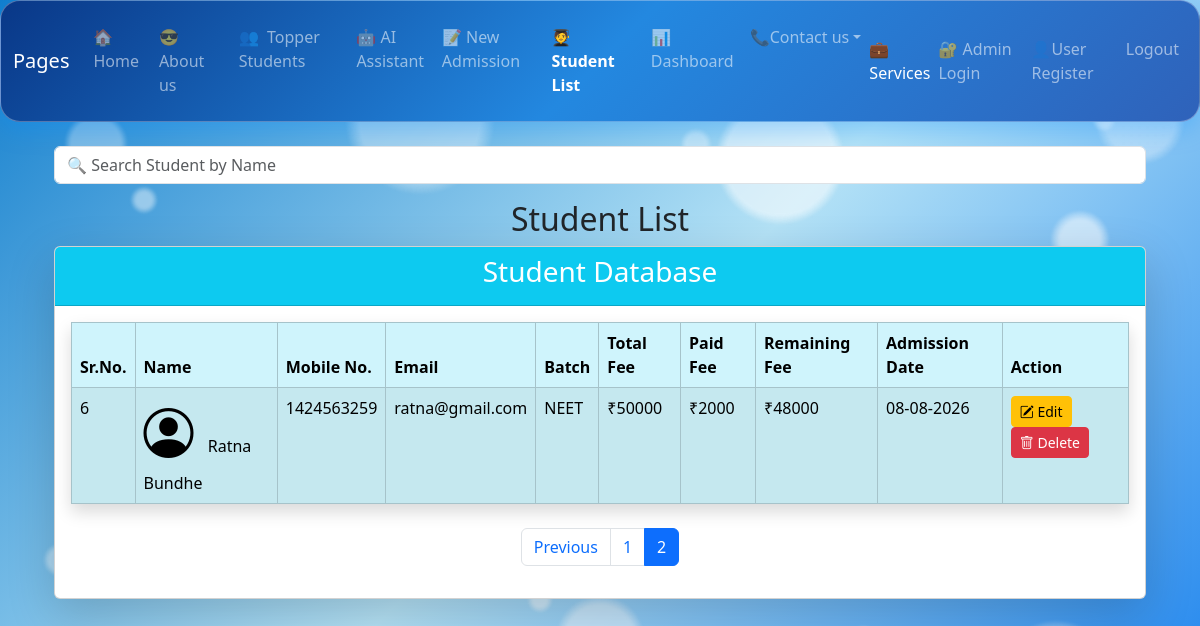
Screenshot of /student_list?page=2&search= (signed in) with the database file from the repository.
### app.py (models this page shows)
class Student(db.Model):
    id = db.Column(db.Integer, primary_key=True)
    name = db.Column(db.String(100), nullable=False)
    phone = db.Column(db.String(15), nullable=False)
    email = db.Column(db.String(100))
    photo = db.Column(db.String(100))
    batch = db.Column(db.String(50), nullable=False)
    total_fee = db.Column(db.Integer, default=0)
    paid_fee = db.Column(db.Integer, default=0)
    admission_date = db.Column(db.DateTime, default=datetime.utcnow)
    @property
    def pending_fee(self):
        return self.total_fee - self.paid_fee

### app.py (the view)
@app.route('/student_list')
def student_list():
    print(session)
    if "user" not in session:
        flash("Please Login First", "warning")
        return redirect(url_for('login'))
    search = request.args.get("search", "")
    page = request.args.get("page", 1, type=int)
    if search:
        students = Student.query.filter(
            Student.name.contains(search)
        ).paginate(
            page=page,
            per_page=5,
            error_out=False
        )
    else:
        students = Student.query.paginate(
            page=page,
            per_page=5,
            error_out=False
        )
    return render_template(
        "student_list.html",
        students=students,
        search=search
    )

### templates/student_list.html (shortened to what this page needs)
{% extends 'base.html' %}
{% block content %}
<div class="container mt-4">
<form method="GET" action="{{ url_for('student_list') }}" class="mb-3">
<div class="input-group">
<input type="text"
name="search"
class="form-control"
placeholder="🔍 Search Student by Name"
value="{{ search if search else '' }}">
</div>
</form>
<h2 class="text-center">Student List</h2>
<div class="card shadow-lg">
<div class="card-header bg-info text-white text-center">
<h3>Student Database</h3>
</div>
<div class="card-body">
<table class="table table-info table-bordered table-striped table-hover shadow">
<thead>
<tr>
<th>Sr.No.</th>
<th>Name</th>
<th>Mobile No.</th>
<th>Email</th>
<th>Batch</th>
<th>Total Fee</th>
<th>Paid Fee</th>
<th>Remaining Fee</th>
<th>Admission Date</th>
<th>Action</th>
</tr>
</thead>
<tbody>
{% for s in students %}
<tr>
<td>{{ (students.page - 1) * students.per_page + loop.index }}</td>
<td>
{% if s.photo %}
    <img src="{{ url_for('static', filename='uploads/' + s.photo) }}"
         width="50"
         height="50"
         style="border-radius:50%; object-fit:cover; margin-right:10px;">
{% else %}
    <i class="bi bi-person-circle"
       style="font-size:50px; margin-right:10px;"></i>
{% endif %}
{{ s.name }}
</td>
<td>{{ s.phone }}</td>
<td>{{ s.email }}</td>
<td>{{ s.batch }}</td>
<td>₹{{ s.total_fee }}</td>
<td>₹{{ s.paid_fee }}</td>
<td>₹{{ s.pending_fee }}</td>
<td>{{ s.admission_date.strftime('%d-%m-%Y') if s.admission_date else '' }}</td>
<td>
<a href="{{ url_for('edit_student', id=s.id) }}"
class="btn btn-warning btn-sm">
<i class="bi bi-pencil-square"></i> Edit
</a>
<a href="{{ url_for('delete_student', id=s.id) }}"
class="btn btn-danger btn-sm"
onclick="return confirm('Are you sure you want to delete this student?')">
<i class="bi bi-trash"></i> Delete
</a>
</td>
</tr>
{% endfor %}
</tbody>
</table>
<div class="d-flex justify-content-center mt-4">
    <nav>
        <ul class="pagination">
            {% if students.has_prev %}
            <li class="page-item">
                <a class="page-link"
                   href="{{ url_for('student_list', page=students.prev_num, search=search) }}">
                    Previous
                </a>
            </li>
            {% endif %}
            {% for page_num in students.iter_pages() %}
                {% if page_num %}
                    {% if page_num == students.page %}
                    <li class="page-item active">
                        <span class="page-link">
                            {{ page_num }}
                        </span>
                    </li>
                    {% else %}
                    <li class="page-item">
                        <a class="page-link"
                           href="{{ url_for('student_list', page=page_num, search=search) }}">
                            {{ page_num }}
                        </a>
                    </li>
                    {% endif %}
                {% endif %}
            {% endfor %}
        </ul>
    </nav>
</div>
</div>
</div>
</div>
{% endblock %}

### templates/base.html (style rules this page uses)
body { background:linear-gradient(135deg,#127ecd,#b4e2f6,#127ced); min-height:100vh; overflow-x:hidden; }
body::before { content:""; position:fixed; top:0; left:0; width:100%; height:100%; pointer-events:none; z-index:0; background: radial-gradient(circle at 8% 18%, rgba(255,255,255,.35) 0 25px, transparent 32px), radial-gradient(circle at 20% 65%, rgba(255,255,255,.22) 0 45px, transparent 55px), radial-gradient(circle at 35% 35%, rgba(255,255,255,.30) 0 18px, transparent 25px), radial-gradient(circle at 50% 80%, rgba(255,255,255,.25) 0 35px, transparent 45px), radial-gradient(circle at 65% 20%, rgba(255,255,255,.32) 0 55px, transparent 65px), radial-gradient(circle at 78% 60%, rgba(255,255,255,.25) 0 28px, transparent 38px), radial-gradient(circle at 90% 30%, rgba(255,255,255,.35) 0 20px, transparent 30px), radial-gradient(circle at 88% 85%, rgba(255,255,255,.22) 0 50px, transparent 60px), radial-gradient(circle at 15% 85%, rgba(255,255,255,.18) 0 30px, transparent 40px), radial-gradient(circle at 35% 15%, rgba(255,255,255,.22) 0 60px, transparent 75px), radial-gradient(circle at 60% 90%, rgba(255,255,255,.20) 0 25px, transparent 35px), radial-gradient(circle at 75% 45%, rgba(255,255,255,.15) 0 70px, transparent 85px), radial-gradient(circle at 95% 15%, rgba(255,255,255,.20) 0 35px, transparent 45px), radial-gradient(circle at 35% 35%, rgba(255,255,255,.30) 0 18px, transparent 25px), radial-gradient(circle at 15% 85%, rgba(255,255,255,.18) 0 30px, transparent 40px), radial-gradient(circle at 35% 15%, rgba(255,255,255,.22) 0 60px, transparent 75px), radial-gradient(circle at 60% 90%, rgba(255,255,255,.20) 0 25px, transparent 35px), radial-gradient(circle at 75% 45%, rgba(255,255,255,.15) 0 70px, transparent 85px), radial-gradient(circle at 95% 15%, rgba(255,255,255,.20) 0 35px, transparent 45px), radial-gradient(circle at 35% 35%, rgba(255,255,255,.30) 0 18px, transparent 25px), radial-gradient(circle at 50% 80%, rgba(255,255,255,.25) 0 35px, transparent 45px), radial-gradient(circle at 65% 20%, rgba(255,255,255,.32) 0 55px, transparent 65px), radial-gradient(circle at 78% 60%, rgba(255,255,255,.25) 0 28px, transparent 38px), radial-gradient(circle at 90% 30%, rgba(255,255,255,.35) 0 20px, transparent 30px), radial-gradient(circle at 88% 85%, rgba(255,255,255,.22) 0 50px, transparent 60px), radial-gradient(circle at 12% 25%, rgba(255,255,255,.25) 0 8px, transparent 14px), radial-gradient(circle at 28% 55%, rgba(255,255,255,.45) 0 12px, transparent 18px), radial-gradient(circle at 45% 75%, rgba(255,255,255,.28) 0 7px, transparent 13px), radial-gradient(circle at 58% 18%, rgba(255,255,255,.22) 0 10px, transparent 16px), radial-gradient(circle at 72% 80%, rgba(255,255,255,.25) 0 9px, transparent 15px), radial-gradient(circle at 88% 50%, rgba(255,255,255,.20) 0 13px, transparent 20px), radial-gradient(circle at 92% 15%, rgba(255,255,255,.30) 0 6px, transparent 12px), radial-gradient(circle at 5% 70%, rgba(255,255,255,.22) 0 11px, transparent 17px), radial-gradient(circle at 12% 25%, rgba(255,255,255,.25) 0 8px, transparent 14px), radial-gradient(circle at 28% 55%, rgba(255,255,255,.45) 0 12px, transparent 18px), radial-gradient(circle at 45% 75%, rgba(255,255,255,.28) 0 7px, transparent 13px), radial-gradient(circle at 58% 18%, rgba(255,255,255,.22) 0 10px, transparent 16px), radial-gradient(circle at 72% 80%, rgba(255,255,255,.25) 0 9px, transparent 15px), radial-gradient(circle at 88% 50%, rgba(255,255,255,.20) 0 13px, transparent 20px), radial-gradient(circle at 92% 15%, rgba(255,255,255,.30) 0 6px, transparent 12px), radial-gradient(circle at 5% 70%, rgba(255,255,255,.22) 0 11px, transparent 17px); filter:blur(1px); animation:bubbleMove 8s ease-in-out infinite alternate; }

### rows the page displays
Student: (students.page-1)*students.per_page+loop.index "6", name "Ratna Bundhe", phone "1424563259", email "ratna@gmail.com", batch "NEET", total_fee "50000", paid_fee "2000", pending_fee "48000", admission_date "08-08-2026"

### other values shown
{{ page_num }} "1"
{{ page_num }} "2"
